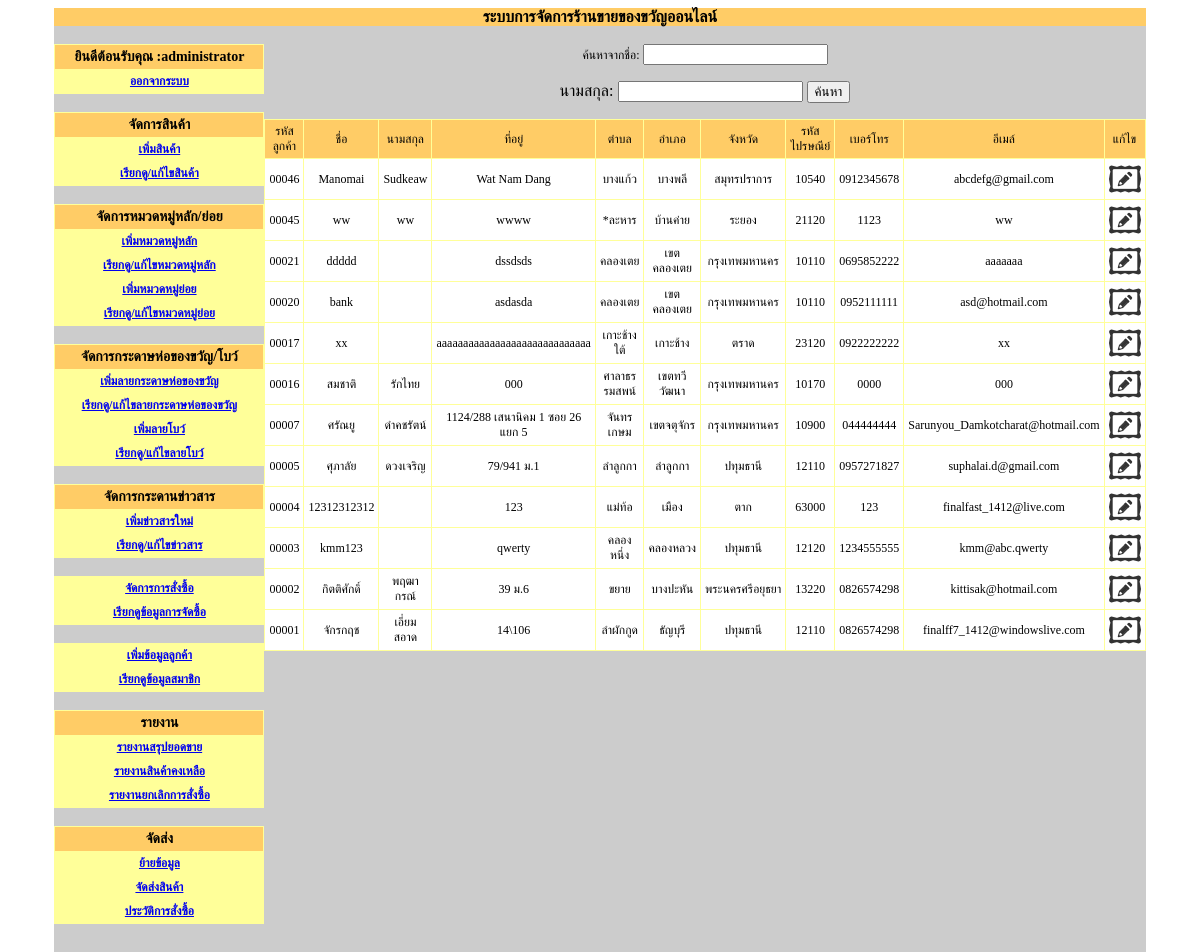
/giftshop2_V2_1/admin/main.php?module=customer (signed in), run on an earlier commit of the app's database.
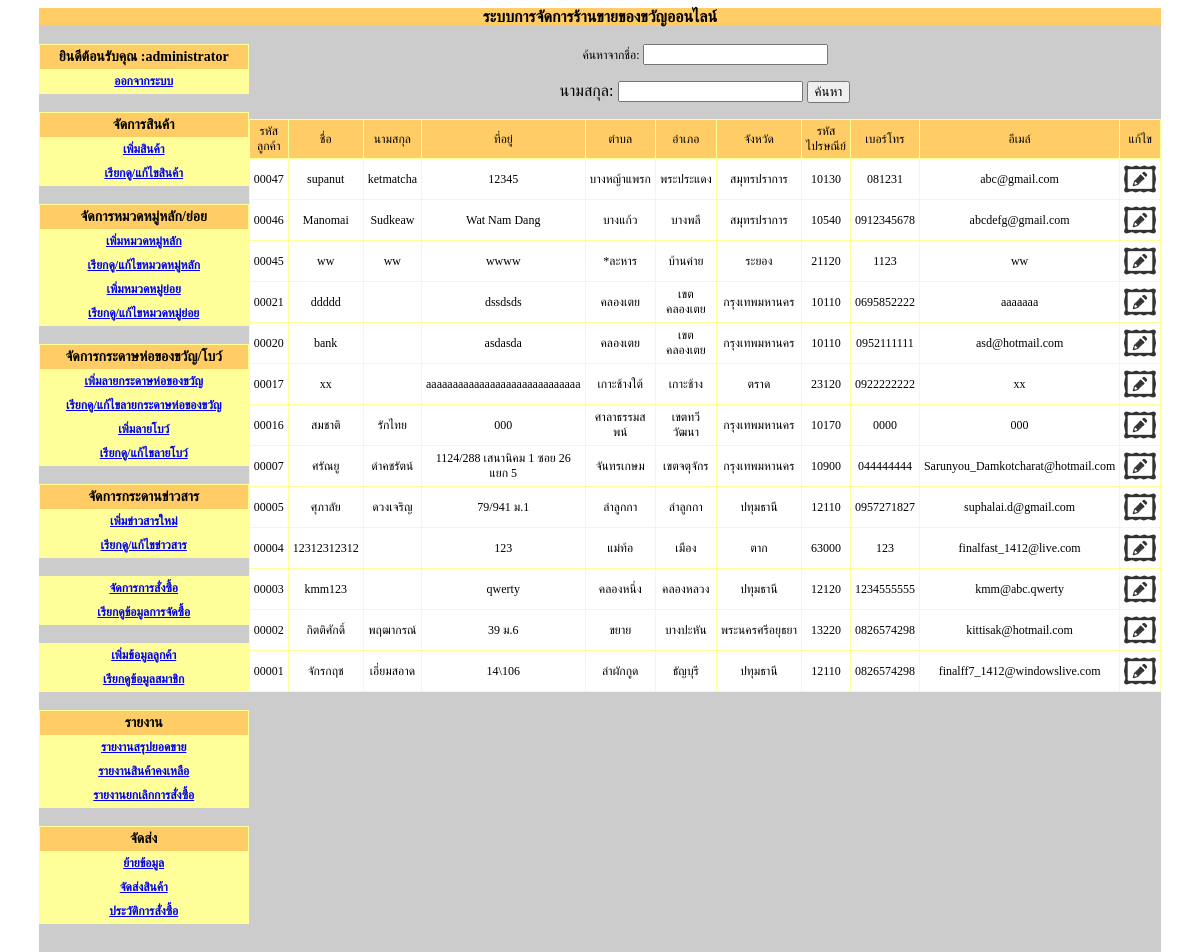
And on a later commit of the database.
### tables this page shows
CREATE TABLE `tbl_customer` (
  `customer_id` int(5) unsigned zerofill NOT NULL auto_increment,
  `customer_name` varchar(50) NOT NULL,
  `customer_name_last` varchar(255) NOT NULL,
  `customer_address` text NOT NULL,
  `district_id` int(5) NOT NULL,
  `prefecture_id` int(5) NOT NULL,
  `province_id` int(2) NOT NULL,
  `postcode` int(5) NOT NULL,
  `customer_telephone` varchar(10) NOT NULL,
  `customer_email` varchar(50) NOT NULL,
  `customer_pass` varchar(20) NOT NULL,
  `Date` varchar(10) NOT NULL,
  `item1` varchar(255) NOT NULL,
  `item2` varchar(255) NOT NULL,
  `item3` varchar(255) NOT NULL,
  `item4` varchar(255) NOT NULL,
  `item5` varchar(255) NOT NULL,
  `item6` varchar(255) NOT NULL,
  `item7` varchar(255) NOT NULL,
  PRIMARY KEY  (`customer_id`)
);

CREATE TABLE `tbl_r_district` (
  `district_id` int(5) NOT NULL auto_increment COMMENT 'รหัส',
  `district_code` varchar(6) NOT NULL COMMENT 'รหัสอำเภอ',
  `district_name` varchar(150) NOT NULL COMMENT 'ตำบล',
  `prefecture_id` int(5) NOT NULL default '0' COMMENT 'อำเภอ',
  `province_id` int(5) NOT NULL default '0' COMMENT 'จังหวัด',
  PRIMARY KEY  (`district_id`),
  KEY `AMPHUR_ID` (`prefecture_id`),
  KEY `DISTRICT_NAME` (`district_name`)
);

CREATE TABLE `tbl_r_prefecture` (
  `prefecture_id` int(5) NOT NULL auto_increment COMMENT 'รหัส',
  `prefecture_code` varchar(4) NOT NULL COMMENT 'รหัสอำเภอ',
  `prefecture_name` varchar(150) NOT NULL COMMENT 'อำเภอ',
  `province_id` int(5) NOT NULL default '0' COMMENT 'รหัสจังหวัด',
  PRIMARY KEY  (`prefecture_id`)
);

CREATE TABLE `tbl_r_province` (
  `province_id` int(5) NOT NULL auto_increment,
  `province_code` varchar(2) NOT NULL,
  `province_name` varchar(150) NOT NULL COMMENT 'จังหวัด',
  PRIMARY KEY  (`province_id`)
);

CREATE TABLE `tbl_r_postcode` (
  `prefecture_id` int(10) unsigned NOT NULL,
  `postcode` int(11) unsigned NOT NULL COMMENT 'รหัสไปรษณีย์',
  PRIMARY KEY  (`prefecture_id`,`postcode`)
);

### giftshop2_V2_1/admin/customer.php (the view, shortened to what this page needs)
<?
$keyword=$_REQUEST['keyword'];
$keyword_2=$_REQUEST['keyword_2'];
?>
<br>
<?
if($keyword !='' or $keyword_2 != ''){
	 $searchnamecus="and customer_name like '%$keyword%' and customer_name_last like '%$keyword_2%'";
}else{
	 $searchnamecus="";
}
$sql="select * from tbl_customer as a, tbl_r_prefecture as b, tbl_r_province as c, tbl_r_district as d , tbl_r_postcode as e where a.prefecture_id=b.prefecture_id and a.province_id=c.province_id and a.district_id=d.district_id and a.postcode = e.prefecture_id $searchnamecus group by a.customer_id desc";
$qry=mysql_query($sql);
$numrow=mysql_num_rows($qry);
?>
<form action="main.php?module=<?=$module?>" method="post">
  <table width="439" border="0" align="center" cellpadding="0" cellspacing="0">
    <tr>
    <td width="500" align="center"><p><span class="sizamain1">ค้นหาจากชื่อ:
      </span>
        <input name="keyword" type="text" />
    </p>
      <p>นามสกุล:
        <input name="keyword_2" type="text" />
        <input type="submit" name="button2" id="button2" value="ค้นหา" />
      </p></td>
  </tr>
</table>
</form>
<table width="95%" border="0" align="center" cellpadding="4" cellspacing="1" bgcolor="#FFFF99">
  <tr>
    <td width="14%" align="center" bgcolor="#FFCC66"><span class="sizamain1">รหัสลูกค้า</span></td>
    <td width="16%" align="center" bgcolor="#FFCC66"><span class="sizamain1">ชื่อ</span></td>
    <td width="16%" align="center" bgcolor="#FFCC66"><span class="sizamain1">นามสกุล</span></td>
    <td width="12%" align="center" bgcolor="#FFCC66"><span class="sizamain1">ที่อยู่</span></td>
    <td width="9%" align="center" bgcolor="#FFCC66"><span class="sizamain1">ตำบล</span></td>
    <td width="9%" align="center" bgcolor="#FFCC66"><span class="sizamain1">อำเภอ</span></td>
    <td width="10%" align="center" bgcolor="#FFCC66"><span class="sizamain1">จังหวัด</span></td>
    <td width="10%" align="center" bgcolor="#FFCC66"><span class="sizamain1">รหัสไปรษณีย์</span></td>
    <td width="9%" align="center" bgcolor="#FFCC66"><span class="sizamain1">เบอร์โทร</span></td>
    <td width="11%" align="center" bgcolor="#FFCC66"><span class="sizamain1">อีเมล์</span></td>
    <td width="11%" align="center" bgcolor="#FFCC66"><span class="sizamain1">แก้ไข</span></td>
  </tr>
  <?
  if($numrow==0){
  ?>
  <tr>
    <td colspan="9" bgcolor="#FFFFFF"><span class="sizamain1">ไม่มีข้อมูล</span></td>
  </tr>
  <?
  }else{
	while($db=mysql_fetch_array($qry)){
  ?>
  <tr>
    <td align="center" bgcolor="#FFFFFF"><span class="sizamain1">
      <?=$db['customer_id'] ?>
    </span></td>
    <td align="center" bgcolor="#FFFFFF"><span class="sizamain1">
      <?=$db['customer_name'] ?>
    </span></td>
    <td align="center" bgcolor="#FFFFFF"><span class="sizamain1">
      <?=$db['customer_name_last'] ?>
    </span></td>
    <td align="center" bgcolor="#FFFFFF"><span class="sizamain1">
      <?=$db['customer_address'] ?>
    </span></td>
    <td align="center" bgcolor="#FFFFFF"><span class="sizamain1">
      <?=$db['district_name'] ?>
    </span></td>
    <td align="center" bgcolor="#FFFFFF"><span class="sizamain1">
      <?=$db['prefecture_name'] ?>
    </span></td>
    <td align="center" bgcolor="#FFFFFF"><span class="sizamain1">
      <?=$db['province_name'] ?>
    </span></td>
    <td align="center" bgcolor="#FFFFFF"><span class="sizamain1">
      <?=$db['postcode'] ?>
    </span></td>
    <td align="center" bgcolor="#FFFFFF"><span class="sizamain1">
      <?=$db['customer_telephone'] ?>
    </span></td>
    <td align="center" bgcolor="#FFFFFF"><span class="sizamain1">
      <?=$db['customer_email'] ?>
    </span></td>
    <td align="center" bgcolor="#FFFFFF" class="sizemain1"><a href="main.php?module=update_cus&cus_id=<?php echo $db['customer_id'] ?>"><img src="../images/edit.png" width="32" height="32" /></a></td>
  </tr>
  <?
  	}
  }
  ?>
</table>

### giftshop2_V2_1/admin/main.php (shortened to what this page needs)
<?
$module=$_REQUEST['module'];
?>
<!DOCTYPE html PUBLIC "-//W3C//DTD XHTML 1.0 Transitional//EN" "http://www.w3.org/TR/xhtml1/DTD/xhtml1-transitional.dtd">
<html xmlns="http://www.w3.org/1999/xhtml">
<head>
<link type="text/css" href="../css/jquery-ui-1.8.10.custom.css" rel="stylesheet" />
</head>
<body>
<table width="90%" border="0" align="center" cellpadding="0" cellspacing="0">
  <tr>
    <th colspan="5" bgcolor="#FFCC66" scope="row">ระบบการจัดการร้านขายของขวัญออนไลน์</th>
  </tr>
  <tr>
    <th width="22%" align="center" valign="top" bgcolor="#CCCCCC" scope="row"><br />
      <table width="210" border="0" cellpadding="4" cellspacing="1" bgcolor="#FFFF99">
        <tr>
          <th bgcolor="#FFCC66" class="sizebig" scope="row">
          <? if($_SESSION['adminid']!=''){echo "ยินดีต้อนรับคุณ :".$_SESSION['adminname'];}?></th>
        </tr>
        <tr>
          <th scope="row"><span class="sizemain"><a href="main.php?module=logout">ออกจากระบบ</a></span></th>
        </tr>
      </table>
<br />
    <table width="210" border="0" cellpadding="4" cellspacing="1" bgcolor="#FFFF99">
      <tr>
        <th width="161" bgcolor="#FFCC66" class="sizebig" scope="row">จัดการสินค้า</th>
        </tr>
      <tr>
        <th scope="row"><span class="sizemain"><a href="main.php?module=product&mode=insert">เพิ่มสินค้า</a></span></th>
      </tr>
      <tr>
        <th scope="row"><span class="sizemain"><a href="main.php?module=product">เรียกดู/แก้ไขสินค้า</a></span></th>
      </tr>
      </table>
    <br />
    <table width="210" border="0" cellpadding="4" cellspacing="1" bgcolor="#FFFF99">
      <tr>
        <th bgcolor="#FFCC66" class="sizebig" scope="row">จัดการหมวดหมู่หลัก/ย่อย</th>
        </tr>
      <tr>
        <th scope="row"><span class="sizemain"><a href="main.php?module=category&mode=insert">เพิ่มหมวดหมู่หลัก</a></span></th>
        </tr>
      <tr>
        <th scope="row"><span class="sizemain"><a href="main.php?module=category">เรียกดู/แก้ไขหมวดหมู่หลัก</a></span></th>
        </tr>
      <tr>
        <th scope="row"><span class="sizemain"><a href="main.php?module=subcategory&mode=insert">เพิ่มหมวดหมู่ย่อย</a></span></th>
      </tr>
      <tr>
        <th scope="row"><span class="sizemain"><a href="main.php?module=subcategory">เรียกดู/แก้ไขหมวดหมู่ย่อย</a></span></th>
      </tr>
    </table>
    <br />
    <table width="210" border="0" cellpadding="4" cellspacing="1" bgcolor="#FFFF99">
      <tr>
        <th bgcolor="#FFCC66" class="sizebig" scope="row">จัดการกระดาษห่อของขวัญ/โบว์</th>
      </tr>
      <tr>
        <th scope="row"><span class="sizemain"><a href="main.php?module=paper&mode=insert">เพิ่มลายกระดาษห่อของขวัญ</a></span></th>
      </tr>
      <tr>
        <th scope="row"><span class="sizemain"><a href="main.php?module=paper">เรียกดู/แก้ไขลายกระดาษห่อของขวัญ</a></span></th>
      </tr>
      <tr>
        <th scope="row"><span class="sizemain"><a href="main.php?module=ribbon&mode=insert">เพิ่มลายโบว์</a></span></th>
      </tr>
      <tr>
        <th scope="row"><span class="sizemain"><a href="main.php?module=ribbon">เรียกดู/แก้ไขลายโบว์</a></span></th>
      </tr>
    </table>
    <br />
    <table width="210" border="0" cellpadding="4" cellspacing="1" bgcolor="#FFFF99">
      <tr>
        <th bgcolor="#FFCC66" class="sizebig" scope="row">จัดการกระดานข่าวสาร</th>
      </tr>
      <tr>
        <th scope="row"><span class="sizemain"><a href="main.php?module=news&mode=add">เพิ่มข่าวสารใหม่</a></span></th>
      </tr>
      <tr>
        <th scope="row"><span class="sizemain"><a href="main.php?module=news">เรียกดู/แก้ไขข่าวสาร</a></span></th>
      </tr>
      </table>
    <br />
    <table width="210" border="0" cellpadding="4" cellspacing="1" bgcolor="#FFFF99">
      <tr>
        <th scope="row"><span class="sizemain"><a href="main.php?module=order">จัดการการสั่งซื้อ</a></span></th>
      </tr>
      <tr>
        <th scope="row"><span class="sizemain"><a href="main.php?module=order2">เรียกดูข้อมูลการจัดซื้อ</a></span></th>
      </tr>
    </table>
<br />
    <table width="210" border="0" cellpadding="4" cellspacing="1" bgcolor="#FFFF99">
    <tr>
        <th scope="row"><span class="sizemain"><a href="main.php?module=add_customer">เพิ่มข้อมูลลูกค้า</a></span></th>
      </tr>
      <tr>
        <th scope="row"><span class="sizemain"><a href="main.php?module=customer">เรียกดูข้อมูลสมาชิก</a></span></th>
      </tr>
      </table>
    <br />
    <table width="210" border="0" cellpadding="4" cellspacing="1" bgcolor="#FFFF99">
      <tr>
        <th bgcolor="#FFCC66" class="sizebig" scope="row">รายงาน</th>
      </tr>
      <tr>
        <th scope="row"><span class="sizemain"><a href="main.php?module=reportcirculation">รายงานสรุปยอดขาย</a></span></th>
      </tr>
      <tr>
        <th scope="row"><span class="sizemain"><a href="main.php?module=report&amp;mode=reportinventory">รายงานสินค้าคงเหลือ</a></span></th>
      </tr>
      <tr>
        <th scope="row"><span class="sizemain"><a href="main.php?module=report&amp;mode=cancel">รายงานยกเลิกการสั่งซื้อ</a></span></th>
      </tr>
      </table>
    <br>
    <table width="210" border="0" cellpadding="4" cellspacing="1" bgcolor="#FFFF99">
      <tr>
        <th bgcolor="#FFCC66" class="sizebig" scope="row">จัดส่ง</th>
      </tr>
      <tr>
        <th scope="row"><span class="sizemain"><a href="main.php?module=delivery">ย้ายข้อมูล</a></span></th>
      </tr>
      <tr>
        <th scope="row"><span class="sizemain"><a href="main.php?module=show_delivery">จัดส่งสินค้า</a></span></th>
      </tr>
      <tr>
        <th scope="row"><span class="sizemain"><a href="main.php?module=show_log">ประวัติการสั่งซื้อ</a></span></th>
      </tr>
      </table>
    <p>&nbsp;</p></th>
    <td width="78%" colspan="4" align="center" valign="top" bgcolor="#CCCCCC">
     <?
    if($module !=''){require("".$module.".php");
	}else{
		echo "
<br />
<center><h3>ระบบหลังร้าน</h3></center>
";
	}
	?></td>
  </tr>
</table>
</body>
</html>

### giftshop2_V2_1/admin/main.php (style rules this page uses)
.sizemain { font-size: 12px; }
.sizebig { font-size: 14px; }

### giftshop2_V2_1/admin/customer.php (style rules this page uses)
.sizamain1 { font-size: 12px; }
.sizemain1 { font-size: 12px; }

What changed in the data, as far as the page shows it:
added tbl_customer: customer_id "00047", customer_name "supanut", customer_name_last "ketmatcha", customer_address "12345", district.district_name "บางหญ้าแพรก", prefecture.prefecture_name "พระประแดง", province.province_name "สมุทรปราการ", tbl_r_postcode.postcode "10130", customer_telephone "081231", customer_email "abc@gmail.com"
